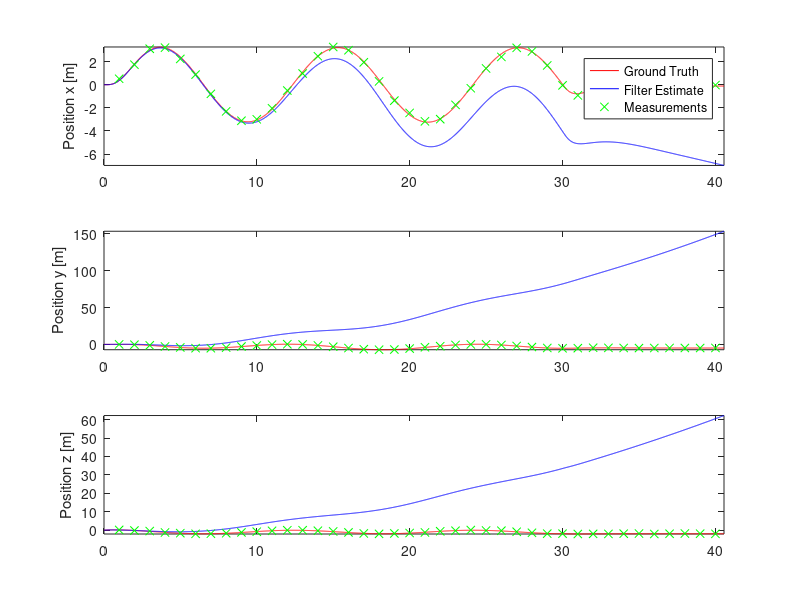
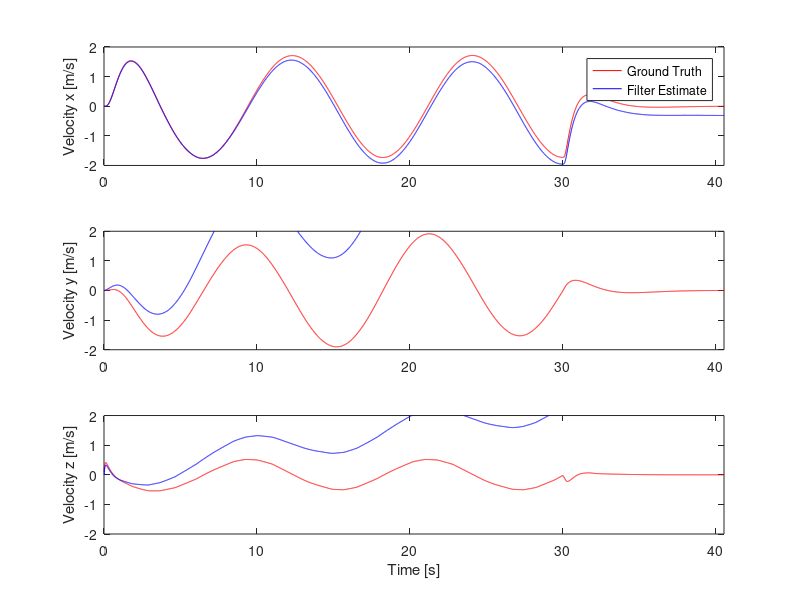
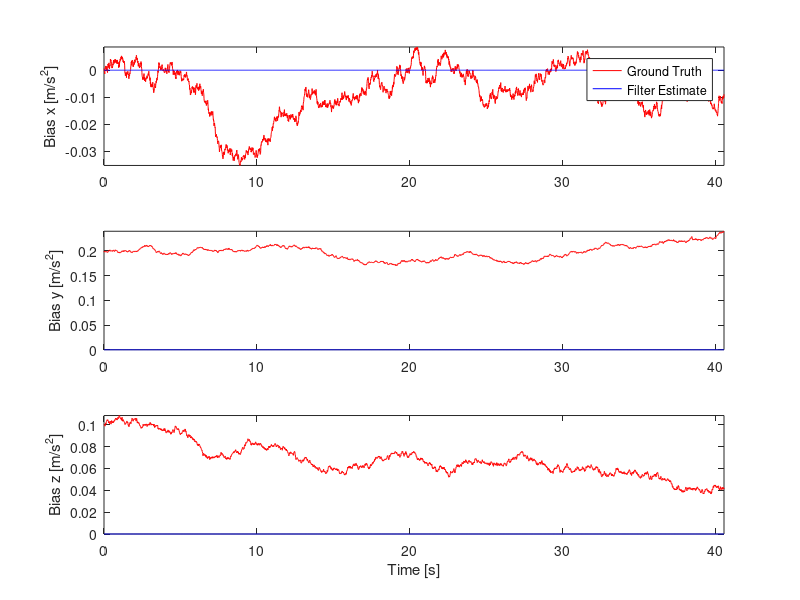

Recreate these plots in MATLAB, in order.
clear all% close all
deg2rad = pi/180;
load('recording.mat');

t = linspace(0,length(recording)/100,length(recording));

% Pre-allocate.
pos_real = zeros(length(recording), 3);
pos_est = zeros(length(recording), 3);
vel_real = zeros(length(recording), 3);
vel_est = zeros(length(recording), 3);
bias_acc = zeros(length(recording), 3);
measurement = zeros(length(recording), 4);

for i = 1:length(recording)
    pos_real(i,:) = recording(i).curr_pos_real';
    pos_est(i,1:3) = recording(i).x(1:3)';
    
    vel_real(i,:) = recording(i).curr_vel_real;
    vel_est(i,:) = recording(i).x(4:6);
 
    bias_acc(i,1:3) = recording(i).x(7:9);
    bias_acc(i,4:6) = recording(i).acc_bias_real;
    
    if recording(i).z
      measurement(i,:)  = recording(i).z;
    end
end

%% Position Plot
figure
valid_meas = measurement(:, 1) > 0;

subplot(3,1,1)
plot(t, pos_real(:,1),'r', t, pos_est(:,1),'b')
hold on;
plot(t(measurement(valid_meas, 1)), measurement(valid_meas, 2),'gx')
legend('Ground Truth','Filter Estimate', 'Measurements');
axis tight
ylabel('Position x [m]');

subplot(3,1,2)
plot(t, pos_real(:,2),'r', t, pos_est(:,2),'b')
hold on;
plot(t(measurement(valid_meas, 1)), measurement(valid_meas, 3),'gx')
axis tight
ylabel('Position y [m]');

subplot(3,1,3)
plot(t, pos_real(:,3),'r', t, pos_est(:,3),'b')
hold on;
plot(t(measurement(valid_meas, 1)), measurement(valid_meas, 4),'gx')
axis tight
ylabel('Position z [m]');

%% Velocity Plot
figure
subplot(3,1,1)
plot(t, vel_real(:,1),'r');
hold on
plot(t,vel_est(:,1),'b')

legend('Ground Truth','Filter Estimate');

axis tight
ylim([-2 2]) 
ylabel('Velocity x [m/s]');

subplot(3,1,2)
plot(t, vel_real(:,2),'r');
hold on

plot(t,vel_est(:,2),'b')
axis tight
ylabel('Velocity y [m/s]');
ylim([-2 2]) 

subplot(3,1,3)
plot(t, vel_real(:,3),'r');
hold on

plot(t,vel_est(:,3),'b')
axis tight
ylim([-2 2]) 
xlabel('Time [s]');
ylabel('Velocity z [m/s]');


%% Bias Acc Plot
figure
subplot(3,1,1)
plot(t,bias_acc(:,4),'r')
hold on
plot(t,bias_acc(:,1),'b')

legend('Ground Truth', 'Filter Estimate');

axis tight
% ylim([-0.0 0.05]) 
ylabel('Bias x [m/s^2]');

subplot(3,1,2)
plot(t,bias_acc(:,5),'r')
hold on
plot(t,bias_acc(:,2),'b')
axis tight
ylabel('Bias y [m/s^2]');
% ylim([-0.0 0.05]) 

subplot(3,1,3)

plot(t,bias_acc(:,6),'r')
hold on
plot(t,bias_acc(:,3),'b')
axis tight
% ylim([-0.05 -0.0]) 
xlabel('Time [s]');
ylabel('Bias z [m/s^2]');
